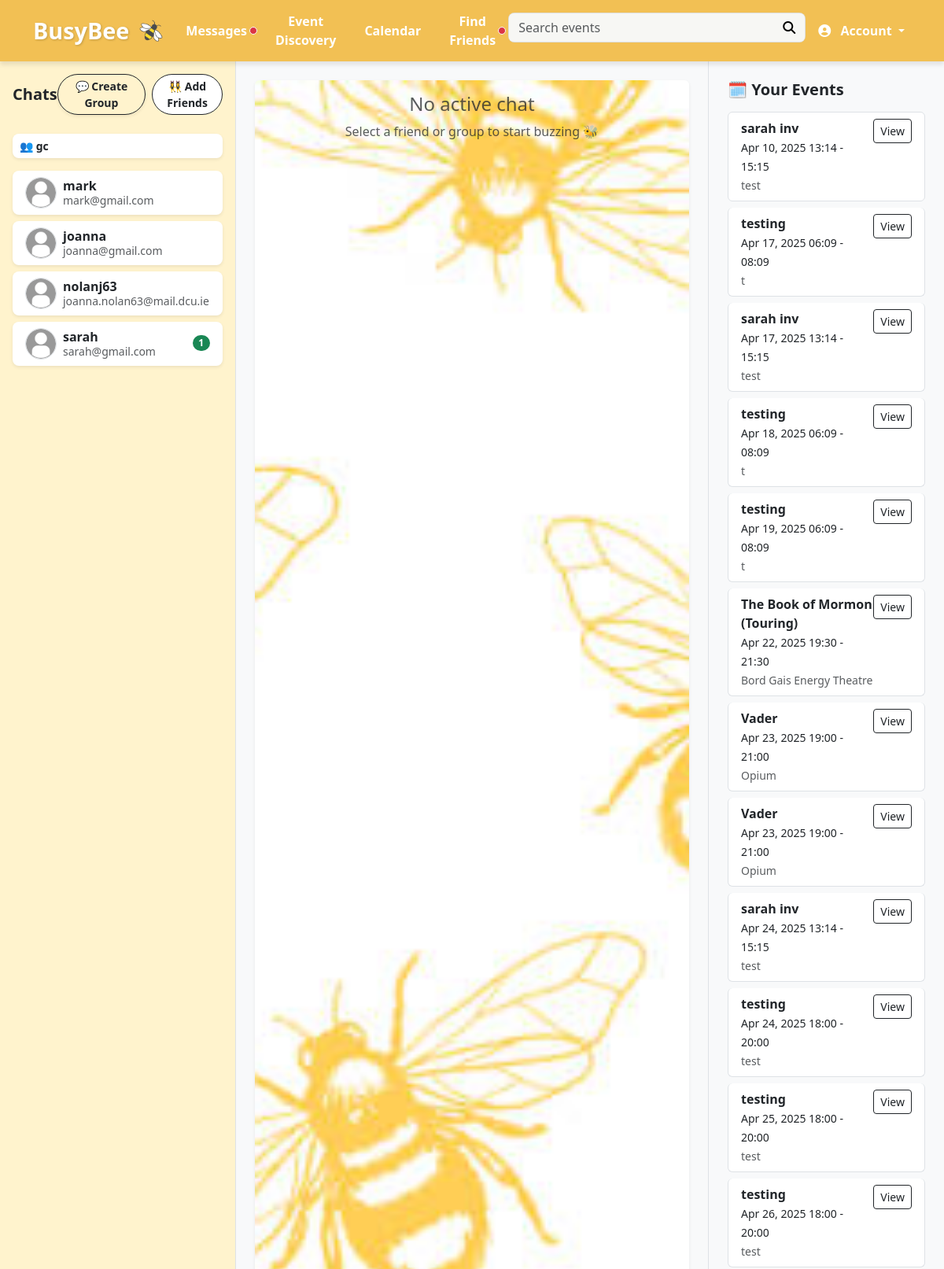
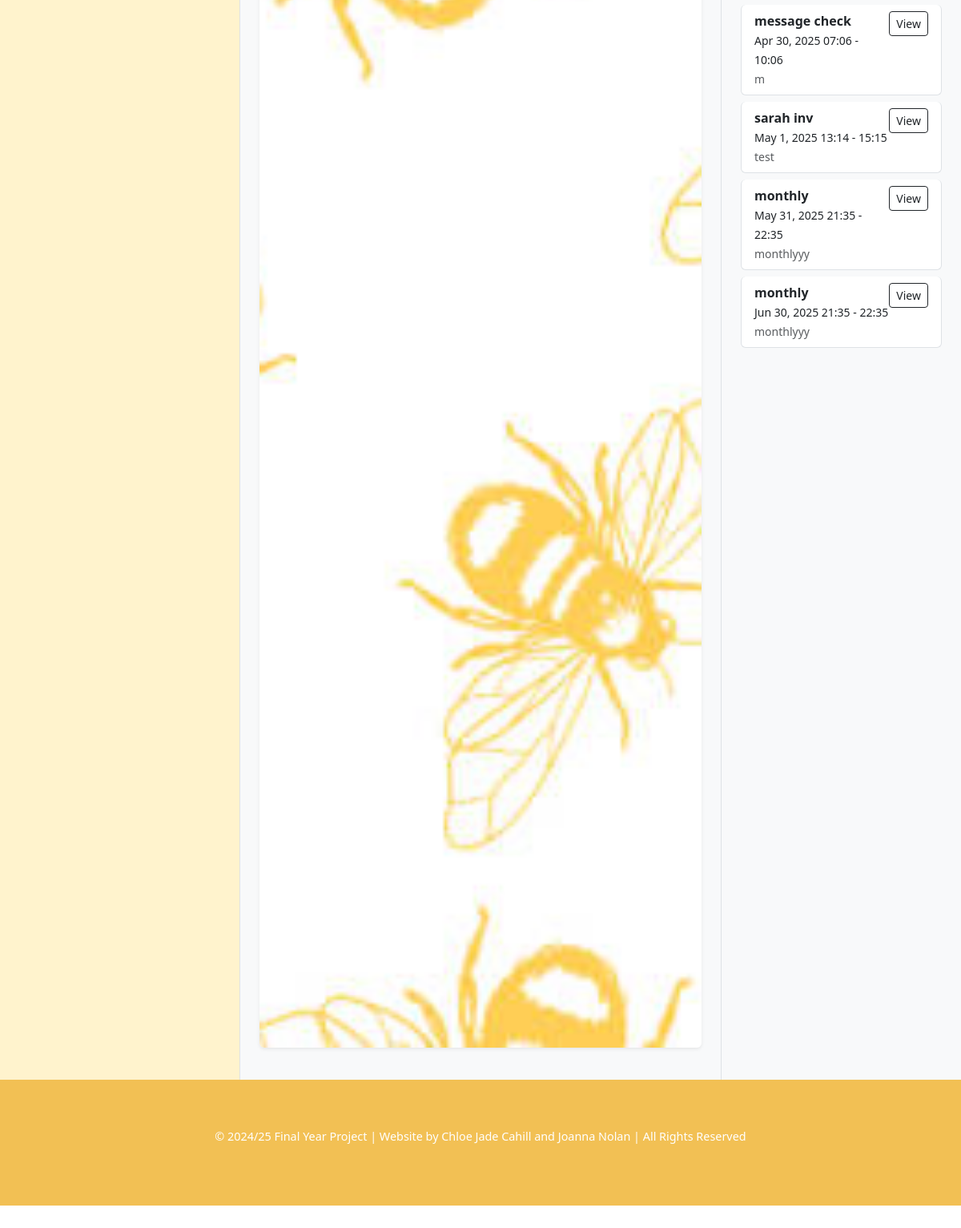
Screenshot of /inbox/ (signed in) with the database file from the repository (2 pictures, top to bottom).
### busybee/models.py (models this page shows, shortened)
class Group(models.Model):
    name = models.CharField(max_length=100)
    members = models.ManyToManyField(settings.AUTH_USER_MODEL, related_name="groups_joined")
    created_at = models.DateTimeField(auto_now_add=True)

class User(AbstractUser):
    email = models.EmailField(unique=True)  # ensure email is unique
    phone_number = models.CharField(max_length=15, blank=True, null=True)
    date_of_birth = models.DateField(blank=True, null=True)
    profile_picture = models.ImageField(upload_to='profile_pics/', blank=True, null=True)
    bio = models.TextField(blank=True, null=True)
    is_work_user = models.BooleanField(default=False, verbose_name="Using for Work")  # true if using the app for work
    friends = models.ManyToManyField("self", blank=True, symmetrical=False, related_name='friend_set')
    company_name = models.CharField(max_length=255, blank=True, null=True)
    industry = models.CharField(max_length=255, blank=True, null=True)
    event_focus = models.CharField(max_length=255, blank=True, null=True)
    is_discoverable = models.BooleanField(default=True)
    work_description = models.TextField(blank=True, null=True)
    is_work_user = models.BooleanField(default=False)
    followers = models.ManyToManyField('self', symmetrical=False, related_name='following', blank=True)

class Event(models.Model):
    REPEAT_CHOICES = [
        ('none', 'Never'),
        ('daily', 'Every Day'),
        ('weekly', 'Every Week'),
        ('monthly', 'Every Month'),
        ('yearly', 'Every Year')
    ]
    title = models.CharField(max_length=100)
    location = models.CharField(max_length=200, blank=True, null=True)
    all_day = models.BooleanField(default=False)
    profile_picture = models.ImageField(upload_to='profile_pics/', blank=True, null=True)
    start_time = models.DateTimeField()
    end_time = models.DateTimeField()
    repeat_frequency = models.CharField(max_length=10, choices=REPEAT_CHOICES, default='none')
    repeat_end_date = models.DateField(blank=True, null=True)  # Allows users to set an end date for recurring events
    user = models.ForeignKey(User, on_delete=models.CASCADE, related_name='events')
    attendees = models.ManyToManyField(User, related_name='attending_events', blank=True)
    is_private = models.BooleanField(default=False)  # if true, only owner sees full details
    parent_event = models.ForeignKey(
        'self',
        on_delete=models.CASCADE,
        null=True,
        blank=True,
        related_name='child_events'
    )
    class Meta:
        ordering = ['start_time']

### busybee/views.py (the view)
# urls.py: path('inbox/', views.inbox, name='inbox'),
@login_required
def inbox(request):
    user = request.user
    friends_list = user.friends.all()
    groups = Group.objects.filter(members=user)
    unread_counts = (
        Message.objects
        .filter(receiver=user, is_read=False)
        .values('sender')
        .annotate(count=Count('id'))
    )
    unread_map = {item['sender']: item['count'] for item in unread_counts}
    attending_events = Event.objects.filter(
        Q(user=user) |
        Q(attendees=user) |
        Q(invitations__recipient=user, invitations__status='accepted')
    ).distinct().order_by('start_time')
    context = {
        'friends_list': friends_list,
        'groups': groups,
        'unread_map': unread_map,
        'attending_events': attending_events,
    }
    return render(request, 'inbox.html', context)

### busybee/context_processors.py (called while the page is built)
def pending_requests_count(request):
    if request.user.is_authenticated:
        count = FriendRequest.objects.filter(to_user=request.user).count()
        return {'pending_requests_count': count}
    return {'pending_requests_count': 0}

def pending_messages_count(request):
    if request.user.is_authenticated:
        count = Message.objects.filter(receiver=request.user, is_read=False).count()
        return {'pending_messages_count': count}
    return {}

### busybee/templates/inbox.html (shortened to what this page needs)
{% extends 'base.html' %}
{% block content %}
<div class="container-fluid">
  <div class="row" style="height: 90vh;">
    <div class="col-md-3 bg-warning-subtle text-dark p-3 overflow-auto border-end">
      <div class="d-flex justify-content-between align-items-center mb-4">
        <h5 class="mb-0 fw-bold">Chats</h5>
        <div class="d-flex gap-2">
          <button class="btn btn-sm btn-outline-dark rounded-pill fw-semibold px-3 py-1 shadow-sm"
                data-bs-toggle="modal" data-bs-target="#groupChatModal">
          💬 Create Group
        </button>
          <a href="{% url 'find_friends' %}"
             class="btn btn-sm bg-white border border-dark rounded-pill fw-semibold"
             data-bs-toggle="tooltip" data-bs-placement="bottom"
             title="Find More Friends">
             👯‍♀️ Add Friends
          </a>
        </div>
      </div>
      {% if friends_list or user.groups_joined.all %}
        <div class="d-flex flex-column gap-2">
          {% for group in user.groups_joined.all %}
            <a href="{% url 'group_chat' group.id %}" class="btn btn-sm bg-white w-100 text-start shadow-sm mb-2 rounded-3">
              <strong>👥 {{ group.name }}</strong>
            </a>
          {% endfor %}
          {% for friend in friends_list %}
            <form method="get" action="{% url 'start_chat' friend.id %}" class="text-start">
              <button type="submit" class="btn p-0 border-0 w-100 text-start bg-transparent">
                <div class="d-flex align-items-center justify-content-between bg-white text-dark rounded-3 px-3 py-2 shadow-sm hover-tile">
                  <div class="d-flex align-items-center gap-2">
                    {% if friend.profile_picture %}
                      <img src="{{ friend.profile_picture.url }}" alt="Avatar" class="rounded-circle border" style="width: 40px; height: 40px; object-fit: cover;">
                    {% else %}
                      <img src="/static/images/Default_Profile_Pic.jpg" alt="Default" class="rounded-circle border" style="width: 40px; height: 40px; object-fit: cover;">
                    {% endif %}
                    <div class="d-flex flex-column lh-sm">
                      <span class="fw-semibold">{{ friend.username }}</span>
                      <small class="text-muted">{{ friend.email }}</small>
                    </div>
                  </div>
                  {% if unread_map|default_if_none:'' %}
                    {% for k, v in unread_map.items %}
                      {% if k == friend.id %}
                        <span class="badge bg-success rounded-pill">{{ v }}</span>
                      {% endif %}
                    {% endfor %}
                  {% endif %}
                </div>
              </button>
            </form>
          {% endfor %}
        </div>
      {% else %}
        <p class="text-muted mt-3">No friends yet – go find some! 🐝</p>
      {% endif %}
    </div>
    <div class="col-md-6 d-flex flex-column p-4 bg-light" style="overflow-y: auto;">
      <div class="flex-grow-1 overflow-auto p-3 rounded shadow-sm mb-3"
           style="height: 70vh; background-image: url('/static/images/MessageBackground.jpg'); background-size: cover; background-repeat: no-repeat; background-position: center;">
        {% if selected_friend %}
          <div class="text-center mb-3">
            <h3 class="fw-bold text-dark">{{ selected_friend.username|title }}</h3>
          </div>
          {% for msg in messages %}
            <div class="d-flex mb-4 {% if msg.sender == request.user %}justify-content-end text-end{% else %}justify-content-start text-start{% endif %}">
              {% if msg.sender != request.user %}
              <img src="/static/images/Default_Profile_Pic.jpg" class="rounded-circle me-2 mt-1 border" style="width: 50px; height: 50px; object-fit: cover;">
              {% endif %}
              <div>
                {% if msg.sender != request.user %}
                  <div class="fw-semibold text-dark small mb-1">{{ msg.sender.username|title }}</div>
                {% endif %}
                <div class="px-3 py-2 rounded-4 shadow-sm {% if msg.sender == request.user %}bg-warning text-dark{% else %}bg-light border text-dark{% endif %}" style="max-width: 75%;">
                  <div class="fw-semibold">{{ msg.content }}</div>
                  <div class="text-end mt-1">
                    <small class="text-muted fst-italic">{{ msg.timestamp|date:"M d, Y H:i" }}</small>
                  </div>
                </div>
              </div>
              {% if msg.sender == request.user %}
                {% if msg.sender.profile_picture %}
                  <img src="{{ msg.sender.profile_picture.url }}" alt="Avatar" class="rounded-circle border" style="width: 40px; height: 40px; object-fit: cover;">
                {% else %}
                  <img src="/static/images/Default_Profile_Pic.jpg" alt="Default" class="rounded-circle border" style="width: 40px; height: 40px; object-fit: cover;">
                {% endif %}
              {% endif %}
            </div>
          {% endfor %}
        {% else %}
          <div class="text-center w-100">
            <h4 class="text-muted">No active chat</h4>
            <p class="text-muted">Select a friend or group to start buzzing 🐝</p>
          </div>
        {% endif %}
        </div>
      </div>
    <div class="col-md-3 p-4 bg-light border-start overflow-auto">
      <h5 class="fw-bold mb-3">🗓️ Your Events</h5>
      {% if attending_events %}
        <ul class="list-group">
          {% for event in attending_events %}
            <li class="list-group-item d-flex justify-content-between align-items-start rounded mb-2">
              <div>
                <strong>{{ event.title }}</strong><br>
                <small>{{ event.start_time|date:"M j, Y H:i" }} - {{ event.end_time|date:"H:i" }}</small><br>
                <small class="text-muted">{{ event.location }}</small>
              </div>
              <div class="d-flex flex-column align-items-end">
                <a href="{% url 'calendar' %}" class="btn btn-sm btn-outline-dark mb-1">View</a>
              </div>
            </li>
          {% endfor %}
        </ul>
      {% else %}
        <p class="text-muted">No events yet — explore and join some!</p>
      {% endif %}
    </div>
  </div>
</div>
{% endblock %}

### busybee/static/css/style.css (style rules this page uses)
:root { margin: 0px; font-family: 'Open Sans', sans-serif; box-sizing: border-box; }
:root { --main-color: #f2c054; --hover-color: #e9b035; --dark-text: #342d1e; --faded-text: #797971; --light-bg: #f7f7f4; }
* { scroll-behavior: smooth; padding: 0; }
html, body { max-width: 100%; margin: 0; overflow-x: hidden; }
a { text-decoration: none !important; }
ul { list-style-type: none; }
p { line-height: 1.5; }
.list-group-item { cursor: pointer; }

### rows the page displays
Group: name "gc"
User: username "mark", email "mark@gmail.com"
User: username "joanna", email "joanna@gmail.com"
User: username "nolanj63", email "joanna.nolan63@mail.dcu.ie"
User: username "sarah", email "sarah@gmail.com", unread_map "1"
Event: title "sarah inv", start_time "Apr 10, 2025 13:14", end_time "15:15", location "test"
Event: title "testing", start_time "Apr 17, 2025 06:09", end_time "08:09", location "t"
Event: title "sarah inv", start_time "Apr 17, 2025 13:14", end_time "15:15", location "test"
Event: title "testing", start_time "Apr 18, 2025 06:09", end_time "08:09", location "t"
Event: title "testing", start_time "Apr 19, 2025 06:09", end_time "08:09", location "t"
Event: title "The Book of Mormon (Touring)", start_time "Apr 22, 2025 19:30", end_time "21:30", location "Bord Gais Energy Theatre"
Event: title "Vader", start_time "Apr 23, 2025 19:00", end_time "21:00", location "Opium"
Event: title "Vader", start_time "Apr 23, 2025 19:00", end_time "21:00", location "Opium"
Event: title "sarah inv", start_time "Apr 24, 2025 13:14", end_time "15:15", location "test"
Event: title "testing", start_time "Apr 24, 2025 18:00", end_time "20:00", location "test"
Event: title "testing", start_time "Apr 25, 2025 18:00", end_time "20:00", location "test"
Event: title "testing", start_time "Apr 26, 2025 18:00", end_time "20:00", location "test"
Event: title "message check", start_time "Apr 30, 2025 07:06", end_time "10:06", location "m"
Event: title "sarah inv", start_time "May 1, 2025 13:14", end_time "15:15", location "test"
Event: title "monthly", start_time "May 31, 2025 21:35", end_time "22:35", location "monthlyyy"
Event: title "monthly", start_time "Jun 30, 2025 21:35", end_time "22:35", location "monthlyyy"
